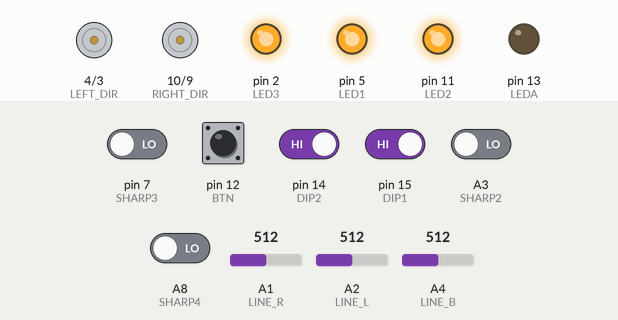
Recording of a sketch running on a simulated Arduino Mega 2560, built with avr-gcc and run on an emulated ATmega2560. On the bench: direction and speed pins drawn as motors (green arrow = direction pin HIGH = forward, orange = LOW = backward, longer = more drive), output pins drawn as LEDs (lit = HIGH). The test bench sets the inputs (shaded band); at power-on: pin 12 (BTN), pin 14 (DIP2), pin 15 (DIP1) HIGH, A3 (SHARP2), A8 (SHARP4), pin 7 (SHARP3) LOW, A1 (LINE_R) = 512, A2 (LINE_L) = 512, A4 (LINE_B) = 512.

Above: at 2.2 s.
2.3 s: pin 14 (DIP2) driven LOW
5.3 s: pin 15 (DIP1) driven LOW
At 6.12 s:
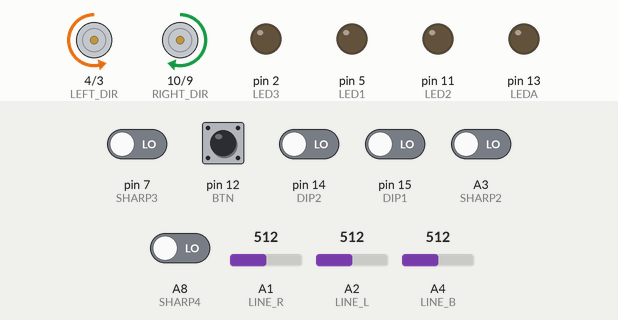
7.7 s: pin 12 (BTN) pulled LOW for 0.2 s
At 8.1 s:
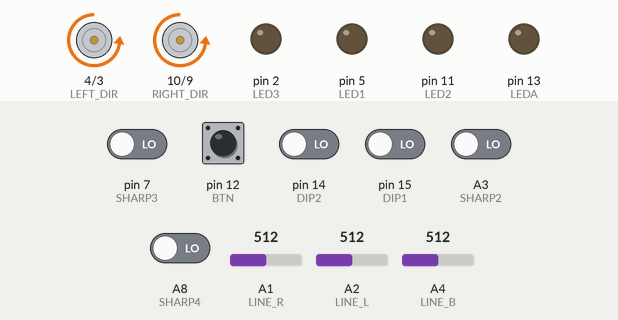
9.4 s: pin 12 (BTN) pulled LOW for 1 s
At 10.2 s:
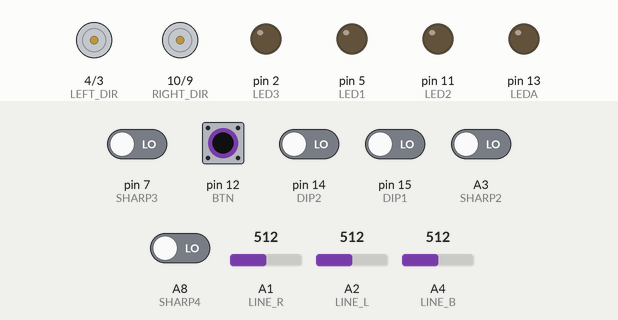
11.9 s: pin 15 (DIP1) driven HIGH
14.9 s: pin 7 (SHARP3) driven HIGH and pin 12 (BTN) driven LOW
At 16.2 s:
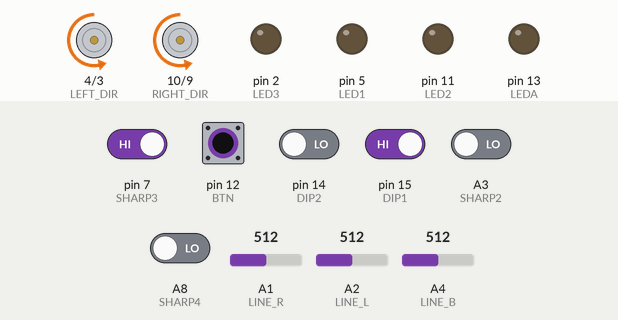
Timing chart, 0 to 17.9 s (numbered marks = the images above; inputs shaded):
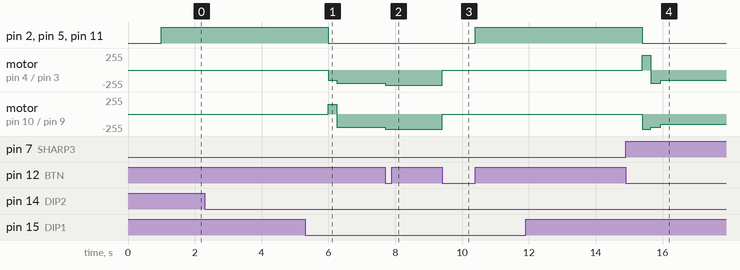

Measured:
- after the input at 2.3 s, every drawn part: stays the same
- after the input at 7.7 s, motor on pin 4 (LEFT_DIR) / pin 3 (LEFT_PWM), motor on pin 10 (RIGHT_DIR) / pin 9 (RIGHT_PWM): backward 200/255 → backward 225/255 at once
- after the input at 9.4 s, pin 2 (LED3), pin 5 (LED1), pin 11 (LED2): LOW → HIGH after 1.0 s; motor on pin 4 (LEFT_DIR) / pin 3 (LEFT_PWM), motor on pin 10 (RIGHT_DIR) / pin 9 (RIGHT_PWM): backward 225/255 → stopped at once
- after the input at 11.9 s, every drawn part: stays the same

The sketch:

sketch_apr22a.ino
```cpp
//#define DEBUG_MODE

// LED pins
#define LEDA 13
#define LED1 5
#define LED2 11
#define LED3 2

// Buttton pins
#define BTN 12

// DIP switches
#define DIP1 15
#define DIP2 14
#define DIP3 16
#define DIP4 1

// Line sensors
#define LINE_L A2
#define LINE_R A1
#define LINE_B A4

// Enemy sensors
#define SHARP1 A5
#define SHARP2 A3
#define SHARP3 7
#define SHARP4 A8
#define SHARP5 A7

// Motor pins
#define RIGHT_DIR 10
#define LEFT_DIR 4
#define RIGHT_PWM 9
#define LEFT_PWM 3

void setup() {
  //Enable serial number
  Serial.begin(9600);

  // LEDs
  pinMode(LEDA, OUTPUT);
#define LEDA_ON digitalWrite(LEDA, HIGH)
#define LEDA_OFF digitalWrite(LEDA, LOW)
  pinMode(LED1, OUTPUT);
#define LED1_ON digitalWrite(LED1, HIGH)
#define LED1_OFF digitalWrite(LED1, LOW)
  pinMode(LED2, OUTPUT);
#define LED2_ON digitalWrite(LED2, HIGH)
#define LED2_OFF digitalWrite(LED2, LOW)
  pinMode(LED3, OUTPUT);
#define LED3_ON digitalWrite(LED3, HIGH)
#define LED3_OFF digitalWrite(LED3, LOW)

  // Button
   pinMode(BTN, INPUT_PULLUP);
#define READ_BTN !digitalRead(BTN)

  // DIP
  pinMode(DIP1, INPUT_PULLUP);
  pinMode(DIP2, INPUT_PULLUP);
  pinMode(DIP3, INPUT_PULLUP);
  pinMode(DIP4, INPUT_PULLUP);

#define READ_DIP1 !digitalRead(DIP1)
#define READ_DIP2 !digitalRead(DIP2)
#define READ_DIP3 !digitalRead(DIP3)
#define READ_DIP4 !digitalRead(DIP4)

  // Line sensors
  pinMode(LINE_L, INPUT);
  pinMode(LINE_R, INPUT);
  pinMode(LINE_B, INPUT);
#define LINE_TRESHOLD 45
#define LINE_L_DET analogRead(LINE_L) < LINE_TRESHOLD
#define LINE_R_DET analogRead(LINE_R) < LINE_TRESHOLD
#define LINE_B_DET analogRead(LINE_B) < LINE_TRESHOLD

  // Enemy sensors
  pinMode(SHARP1, INPUT);
  pinMode(SHARP2, INPUT);
  pinMode(SHARP3, INPUT);
  pinMode(SHARP4, INPUT);
  pinMode(SHARP5, INPUT);
#define READ_SHARP1 !digitalRead(SHARP1)
#define READ_SHARP2 !digitalRead(SHARP2)
#define READ_SHARP3 !digitalRead(SHARP3)
#define READ_SHARP4 !digitalRead(SHARP4)
#define READ_SHARP5 !digitalRead(SHARP5)

  // Motors
  pinMode(RIGHT_DIR, OUTPUT);
  pinMode(LEFT_DIR, OUTPUT);
  pinMode(RIGHT_PWM, OUTPUT);
  pinMode(LEFT_PWM, OUTPUT);

  delay(1000);
}

void driveForward(int l_speed, int r_speed) {
  analogWrite(LEFT_PWM, l_speed);
  digitalWrite(LEFT_DIR, LOW);
  analogWrite(RIGHT_PWM, r_speed);
  digitalWrite(RIGHT_DIR, LOW);
}

void driveBackward(int l_speed, int r_speed) {
  analogWrite(LEFT_PWM, l_speed);
  digitalWrite(LEFT_DIR, HIGH);
  analogWrite(RIGHT_PWM, r_speed);
  digitalWrite(RIGHT_DIR, HIGH);
}

void driveLeft(int l_speed, int r_speed) {
  analogWrite(LEFT_PWM, l_speed);
  digitalWrite(LEFT_DIR, LOW);
  analogWrite(RIGHT_PWM, r_speed);
  digitalWrite(RIGHT_DIR, HIGH);
}

void driveRight(int l_speed, int r_speed) {
  analogWrite(LEFT_PWM, l_speed);
  digitalWrite(LEFT_DIR, HIGH);
  analogWrite(RIGHT_PWM, r_speed);
  digitalWrite(RIGHT_DIR, LOW);
}

int getSensorState() {
  int sensorState = 0;

  if (LINE_L_DET) {
    LED1_ON;
    sensorState += 1;
  } else {
    LED1_OFF;
  }
  if (LINE_R_DET) {
    LED2_ON;
    sensorState += 2;
  } else {
    LED2_OFF;
  }
  if (LINE_B_DET) {
    LED3_ON;
    sensorState += 4;
  } else {
    LED3_OFF;
  }

  if (sensorState == 0) {
    if (READ_SHARP2) { sensorState += 8;}
    if (READ_SHARP3) { sensorState += 16;}
    if (READ_SHARP4) { sensorState += 32;}
  }

  if (sensorState == 0) {
    if (READ_SHARP1) { sensorState += 64;}
    if (READ_SHARP5) { sensorState += 128;}
  }

  return sensorState;
}

void loop() {
//  int sensor_state = getSensorState();
//  Serial.print("Sensor state = ");
//  Serial.println(sensorState);
//  delay(250);
#ifdef DEBUG_MODE
   Serial.print("***LINE SENSOR***");
   Serial.print("Left = ");
   Serial.print(analogRead(LINE_L));
   Serial.print("\tRigh = ");
   Serial.print(analogRead(LINE_R));
   Serial.print("\tBack = ");
   Serial.println(analogRead(LINE_B));

   Serial.print("***ENEMY SENSORS***");
   Serial.print("Left = ");
   Serial.print(READ_SHARP1);
   Serial.print("Front left = ");
   Serial.print(READ_SHARP2);
   Serial.print("\tFront middle = ");
   Serial.print(READ_SHARP3);
   Serial.print("\tFront right = ");
   Serial.print(READ_SHARP4);
   Serial.print("Right = ");
   Serial.println(READ_SHARP5);

   delay(200);
#else
    driveForward(0,0);
    if (READ_BTN == 0) {
      LED1_ON;
      LED2_ON;
      LED3_ON;
      delay(5000);
      LED1_OFF;
      LED2_OFF;
      LED3_OFF;

      if (READ_DIP1) {
        driveLeft(150,150);
        delay(250);
        driveForward(200,200);
        delay(300);
      } else if (READ_DIP2) {
        driveRight(150,150);
        delay(250);
        driveForward(200,200);
        delay(300);
      }

      while (READ_BTN == 0) {}
      while (READ_BTN == 1) {
        int sensor_state = getSensorState();

        switch (sensor_state) {
          case 0: //No sensor
            driveForward(100,100);
            break;
          case 1: //Left line
            driveBackward(150,150);
            delay(250);
            driveRight(150,150);
            delay(150);
            break;
          case 2: //Right line
            driveBackward(150,150);
            delay(250);
            driveLeft(150,150);
            delay(150);
            break;
          case 3: //Left & Right line
            driveBackward(150,150);
            delay(300);
            driveLeft(150,150);
            delay(150);
          break;
          case 4: //Back line
            driveForward(225,225);
            delay(300);
            break;
          case 5: //Back & left line
            driveRight(150,150);
            delay(150);
            driveForward(200,200);
            break;
          case 6: //Back & Right line
            driveLeft(150,150);
            delay(150);
            driveForward(200,200);
            break;
          case 7: //All line sensors
            driveForward(0,0);
            break;
               // Enemy sensors
          case 8: //Left sharp
            driveRight(150, 150);
            delay(100);
            break;
          case 16: //Middle sharp
            driveForward(200, 200);
            delay(100);
            break;
          case 24: //Middle&Left sharp
            driveForward(200, 150);
            delay(100);
            break;
          case 32: //Right sharp
            driveLeft(150, 150);
            delay(100);
            break;
          case 40: //Right&Left sharp
            driveForward(150, 150);
            delay(100);
            break;
          case 48: //Right&Middle sharp
            driveForward(150, 200);
            delay(100);
            break;
          case 56: //all sharp
            driveForward(225, 225);
            delay(100);
            break;
         case 64: //Total left sharp
            driveLeft(150, 150);
            delay(250);
            break;
         case 128: //Total left sharp
            driveRight(150, 150);
            delay(250);
            break;
        }
      }
    while (READ_BTN == 0) {}
      while (READ_BTN == 1) {
        driveForward(0,0);
      }
    }
 #endif
}
```
